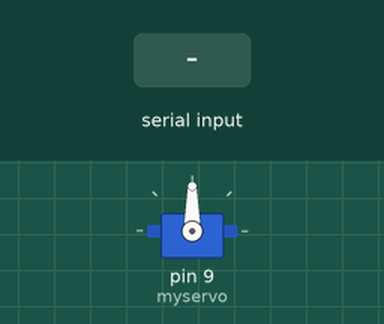
Recording of a sketch running on a simulated Arduino Uno, built with avr-gcc and run on an emulated ATmega328P. Parts: servo. The test bench sets the inputs (shaded band). What the sketch prints to the serial monitor is not drawn.

Above: at 1.2 s.
1.3 s: "2" received over Serial
At 1.7 s:
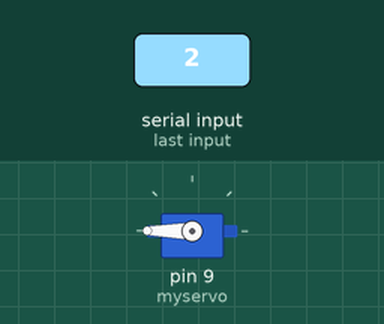
3.3 s: "1" received over Serial
Timing chart, 0 to 6.3 s (numbered marks = the images above; inputs shaded):
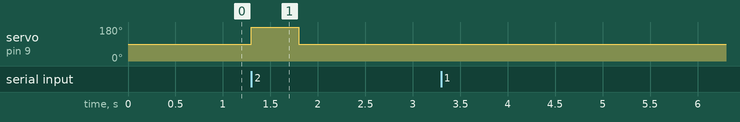

Measured:
- after the input at 1.3 s, servo on pin 9 (myservo): 90° → 180° at once, → 90° 0.50 s later
- after the input at 3.3 s, every drawn part: stays the same

The sketch:

pumptest.ino
```cpp
#include <Servo.h>
Servo myservo;

int IN1 = 7;
int IN2 = 6;
int sensor = A1;
String str;

void setup() {
  myservo.attach(9);
  Serial.begin(57600);
}

void loop() {
  if (Serial.read() == '1') {
    Serial.println("펌프 작동");
    digitalWrite(IN1, HIGH);
    digitalWrite(IN2, LOW);
    delay(5000);
    digitalWrite(IN1, LOW);
    digitalWrite(IN2, LOW);
  }
  if (Serial.read() == '2') {
    Serial.println("서보 모터 작동");
    myservo.write(180);
    delay(500);
    myservo.write(90);
  }
  if (Serial.read() == '3') {
    Serial.print("토양 센서 값 : ");
    Serial.println(analogRead(sensor));
  }
}


// 1.7
// 3.2
// 4.2

// 1.8

// 5초 1
// 6초 1.5
// 7초 1.2
```
